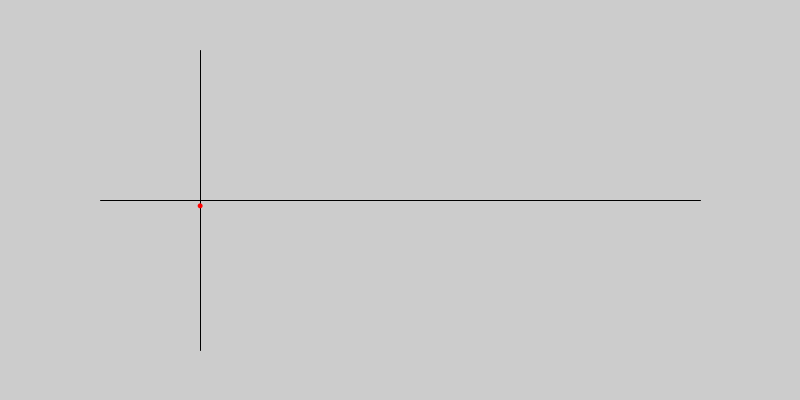
Frame 1 (no input)
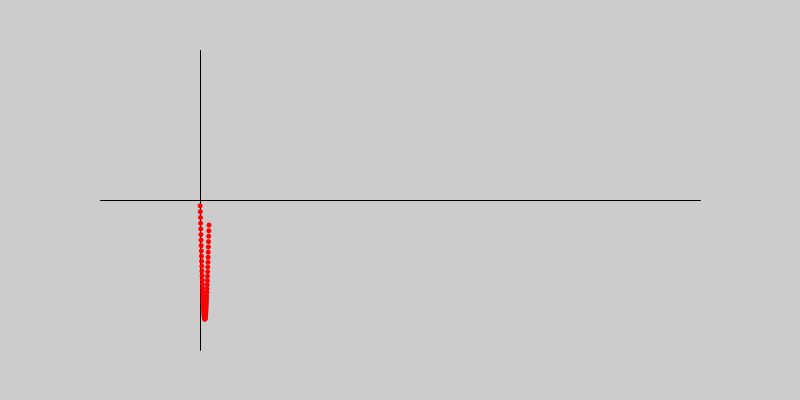
Frame 60 (the mouse pressed at the canvas centre just before this capture)
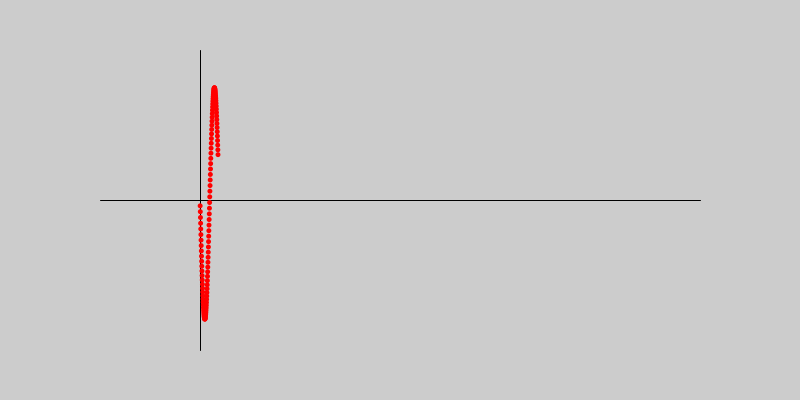
Frame 120 (the mouse held since frame 60 and released just before this capture)

The Processing sketch that drew these frames (run headless with seeded random() and noise(); from frame 60 on, the mouse is pressed at the canvas centre):

// Processing sketch: processing_150582
// ── processing_150582.pde

//SEGUNDA FUNCION OSCILADORA:
float v = 15;
float x,y;
float dt = 0.001;
float dx;
float A = 60; //amplitud de la onda osciladora

void setup(){
  size(800,400);
  smooth();
}

void draw(){
  
  //background(180);
  
  //redibujado de los ejes
  line(width/8,height/2, width-width/8,height/2);
  line(width/4, height/8, width/4, height-height/8);
  noStroke();
  //variación de los parámetros:
  dx = v*dt; //v=dx/dt --> dx=v*dt
  x += dx; //cuando ya se tiene el valor del incremento se añade a x
  
  //función osciladora 2
  pushMatrix();
  y = A*(0.5*sin(3*x) + 0.5*sin(3.5*x));
  translate(x*10,y*2);
  fill(255, 0, 0);
  strokeWeight(0);
  ellipse(width/8+100, (height/2), 5, 5);
  popMatrix();
  
}
